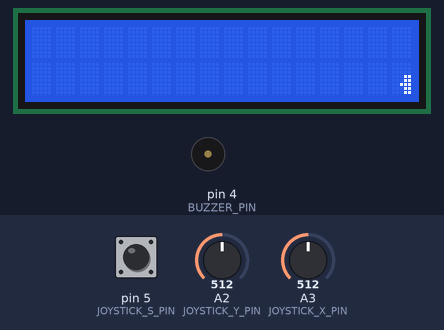
Bench run of a sketch on a simulated Arduino Uno, built with avr-gcc and run on an emulated ATmega328P. On the bench: 16×2 character LCD, buzzer (waves = sounding). The test bench sets the inputs (shaded band); at power-on: A3 (JOYSTICK_X_PIN) = 512, pin 5 (JOYSTICK_S_PIN) HIGH, A2 (JOYSTICK_Y_PIN) = 512. Random numbers use the default seed unless the sketch sets one; what the sketch prints to the serial monitor is not drawn.

Above: at 1.0 s.
1.1 s: A3 (JOYSTICK_X_PIN) set to 331
At 1.9 s:
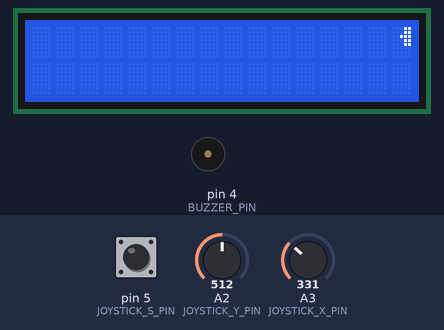
4.1 s: pin 5 (JOYSTICK_S_PIN) pulled LOW for 3.2 s
At 6.4 s:
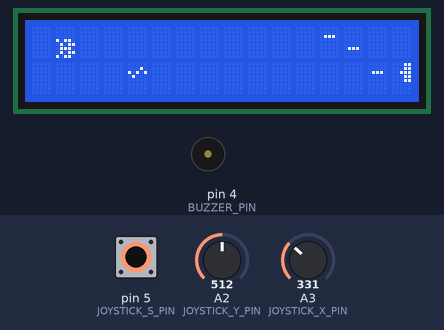
8.8 s: pin 5 (JOYSTICK_S_PIN) pulled LOW for 1 s
At 9.69 s:
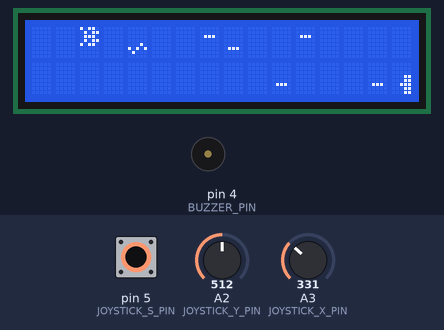
10.4 s: pin 5 (JOYSTICK_S_PIN) pulled LOW for 0.15 s
At 10.69 s:
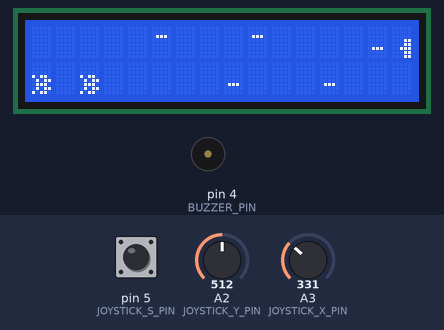
11.1 s: A3 (JOYSTICK_X_PIN) set to 354
At 12.29 s:
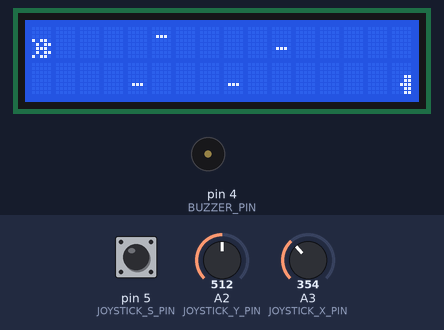
13.2 s: pin 5 (JOYSTICK_S_PIN) pulled LOW for 0.15 s
At 13.41 s:
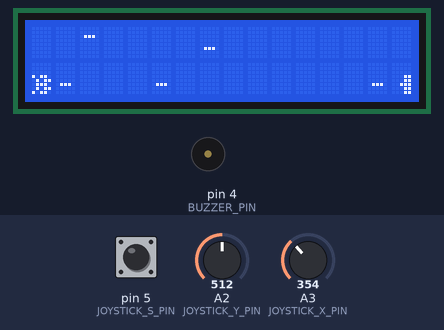
Timing chart, 0 to 16.2 s (numbered marks = the images above; inputs shaded):
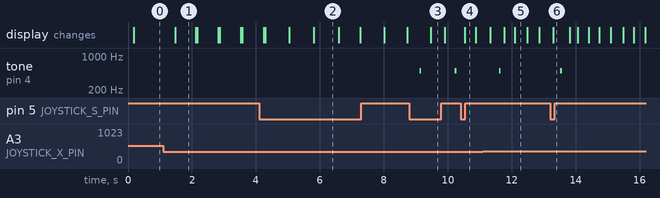

The sketch:

arduino-invaders-game.ino
```cpp
#define USE_I2C_LCD
#define BUZZER_PIN 4
#define JOYSTICK_X_PIN A3
#define JOYSTICK_Y_PIN A2
#define JOYSTICK_S_PIN 5
//#define AUTOPILOT

#ifndef USE_I2C_LCD
#include <LiquidCrystal.h>
const int rs = 12, en = 11, d4 = 5, d5 = 4, d6 = 3, d7 = 7;
LiquidCrystal lcd(rs, en, d4, d5, d6, d7);
#else
#include <LiquidCrystal_I2C.h>
LiquidCrystal_I2C lcd(0x27, 16, 2);
#endif

// directions
// LEFT and RIGHT are also used for shapes (ored with the type)
#define UP    0x10
#define DOWN  0x20
#define LEFT  0x00
#define RIGHT 0x04
#define NONE  0xff

void setup() {

  Serial.begin(9600);

#ifndef USE_I2C_LCD
  lcd.begin(16, 2);
#else
  lcd.init();
  lcd.backlight();
#endif

  pinMode(JOYSTICK_S_PIN, INPUT);
  digitalWrite(JOYSTICK_S_PIN, HIGH);

  start();

}

bool joystick_sw = false;
byte joystick_dir = NONE;
int joystick_x = 0;
int joystick_y = 0;

void check_joystick() {

  joystick_sw = digitalRead(JOYSTICK_S_PIN) == LOW;

  joystick_y = analogRead(JOYSTICK_Y_PIN);
  if (joystick_y < 341) {
    joystick_dir = DOWN;
  } else if (joystick_y > 682) {
    joystick_dir = UP;
  }

  joystick_x = analogRead(JOYSTICK_X_PIN);
  if (joystick_x < 341) {
    joystick_dir = LEFT;
  } else if (joystick_x > 682) {
    joystick_dir = RIGHT;
  }

  /*Serial.print("JOYSTICK: ");
    Serial.print(joystick_sw); Serial.print(" - ");
    Serial.print(joystick_x); Serial.print(" - ");
    Serial.println(joystick_y);*/

}

byte inv_left[8] = {0b00000,
                    0b00000,
                    0b00000,
                    0b10110,
                    0b01011,
                    0b01110,
                    0b01011,
                    0b10110};

byte inv_right[8] = {0b10110,
                     0b01011,
                     0b01110,
                     0b01011,
                     0b10110,
                     0b00000,
                     0b00000,
                     0b00000};

byte player_left[8] = {0b00000,
                       0b00000,
                       0b00000,
                       0b00011,
                       0b00011,
                       0b00111,
                       0b00011,
                       0b00011};

byte player_right[8] = {0b00011,
                        0b00011,
                        0b00111,
                        0b00011,
                        0b00011,
                        0b00000,
                        0b00000,
                        0b00000};

byte player_bullet_left[8] = {0b00000,
                              0b00000,
                              0b00000,
                              0b00000,
                              0b00000,
                              0b01110,
                              0b00000,
                              0b00000};

byte player_bullet_right[8] = {0b00000,
                               0b00000,
                               0b01110,
                               0b00000,
                               0b00000,
                               0b00000,
                               0b00000,
                               0b00000};

byte inv_bullet_left[8] = {0b00000,
                           0b00000,
                           0b00000,
                           0b00000,
                           0b00010,
                           0b10101,
                           0b01000,
                           0b00000};

byte inv_bullet_right[8] = {0b00000,
                            0b00010,
                            0b10101,
                            0b01000,
                            0b00000,
                            0b00000,
                            0b00000,
                            0b00000};

// types
#define PLR   0x0
#define ALN   0x1
#define PLR_B 0x2
#define ALN_B 0x3

// if types a and b are in fr and to
#define types_in(fr, to, a, b)                        \
  (((1 << fr) | (1 << to)) == ((1 << a) | (1 << b)))

// space dimensions
#define W 4
#define H 16

// helpers
#define type(thing)  thing.type & 0x3
#define shape(thing) thing.type & 0x4

typedef struct {
  byte type;
  byte speed;
  bool done;
} thing;

// game matrix
thing space[W][H];

// player i location
int player;

// measured by how many things the player killed
int score;

bool game_over;

// https://www.norwegiancreations.com/2017/09/arduino-tutorial-using-millis-instead-of-delay/
unsigned long time_now = 0;

void start() {
  lcd.createChar(ALN   | LEFT,  inv_left           );
  lcd.createChar(ALN   | RIGHT, inv_right          );
  lcd.createChar(PLR   | LEFT,  player_left        );
  lcd.createChar(PLR   | RIGHT, player_right       );
  lcd.createChar(PLR_B | LEFT,  player_bullet_left );
  lcd.createChar(PLR_B | RIGHT, player_bullet_right);
  lcd.createChar(ALN_B | LEFT,  inv_bullet_left    );
  lcd.createChar(ALN_B | RIGHT, inv_bullet_right   );

  reset();
  for (;;) game_loop();
}

void game_loop() {

  check_joystick();

  // main loop
  int period = 700 / log(M_E + score);
  if (millis() >= time_now + period) {
    time_now += period;

    int r;

    // move things
    for (int i = 0; i < W; ++i) {
      for (int j = 0; j < H; ++j) {
        if (!space[i][j].done) continue;
        if (space[i][j].type == ALN) {
          r = random() % 5;
          if (r < 1 && j + 1 < H && space[i][j + 1].type != ALN_B) {
            thing_move(i, j, DOWN);
          }
          r = random() % 3;
          if (r == 0) {
            thing_move(i, j, LEFT);
          } else if (r == 1) {
            thing_move(i, j, RIGHT);
          }
        } else if (space[i][j].type == ALN_B) {
          thing_move(i, j, DOWN);
        } else if (space[i][j].type == PLR_B) {
          thing_move(i, j, UP);
        }

        check_joystick();
      }
    }

    if (game_over) {
      clear();
      draw();
      lcd.setCursor(0, 0);
      lcd.print("GAME OVER!");
      lcd.setCursor(0, 1);
      lcd.print("SCORE: ");
      lcd.print(score);
      Serial.print("GAME OVER! SCORE: ");
      Serial.println(score);

      for (int i = 0; i < 3; ++i) {
        tone(BUZZER_PIN, 200);
        delay(100);
        noTone(BUZZER_PIN);
        delay(100);
      }

      delay(3000);
      reset();
      return;
    }

#ifdef AUTOPILOT
    // move player
    r = random() % 3;
    if (r == 0) {
      player = thing_move(player, H - 1, RIGHT);
    } else if (r == 1) {
      player = thing_move(player, H - 1, LEFT);
    }

    // fire
    r = random() % 10;
    if (r == 0) {
      space[player][H - 2].type = PLR_B;
    }
#else
    // move player
    if (joystick_dir == RIGHT) {
      player = thing_move(player, H - 1, RIGHT);
      joystick_dir = NONE;
    } else if (joystick_dir == LEFT) {
      player = thing_move(player, H - 1, LEFT);
      joystick_dir = NONE;
    }

    // fire
    if (joystick_sw) {
      space[player][H - 2].type = PLR_B;
      joystick_sw = false;
    }
#endif

    check_joystick();

    // make alien
    bool first_line_empty = true;
    for (int i = 0; i < W; ++i) {
      if (space[i][0].type != NONE) {
        first_line_empty = false;
      }
    }
    r = random() % 10;
    if (first_line_empty && r < W) {
      space[r][0].type = ALN;
    }

    check_joystick();

    // alien fire
    for (int i = 0; i < W; ++i) {
      for (int j = 0; j < H / 2; ++j) {
        if (space[i][j].type == ALN) {
          r = random() % 10;
          if (r == 0) {
            space[i][j + 1].type = ALN_B;
          }
        }
      }
    }

    check_joystick();

    draw();
  }

}

void clear() {
  for (int i = 0; i < W; ++i) {
    for (int j = 0; j < H; ++j) {
      space[i][j].type = NONE;
      space[i][j].done = true;
    }
  }
}

void printSerial() {
  for (int j = 0; j < H; ++j) {
    for (int i = 0; i < W; ++i) {
      switch (space[i][j].type) {
      case NONE:  Serial.print('.'); break;
      case PLR:   Serial.print('_'); break;
      case ALN:   Serial.print('#'); break;
      case PLR_B: Serial.print('^'); break;
      case ALN_B: Serial.print('!'); break;
      }
    }
    Serial.println();
  }
  Serial.println();
}

void draw() {
  int ci, cj, i, j;
  for (ci = 0; ci < H; ++ci) {
    for (cj = 0; cj < 2; ++cj) {
      lcd.setCursor(ci, cj);
      j = ci;

      if (cj == 1) {
        if (space[0][j].type == NONE && space[1][j].type == NONE) {
          lcd.write(' ');
        } else {
          i = 0;
          if (space[i][j].type != NONE)
            lcd.write(space[i][j].type | LEFT);
          i = 1;
          if (space[i][j].type != NONE)
            lcd.write(space[i][j].type | RIGHT);
        }
      } else {
        if (space[2][j].type == NONE && space[3][j].type == NONE) {
          lcd.write(' ');
        } else {
          i = 2;
          if (space[i][j].type != NONE)
            lcd.write(space[i][j].type | LEFT);
          i = 3;
          if (space[i][j].type != NONE)
            lcd.write(space[i][j].type | RIGHT);
        }
      }

    }
  }
  for (int i = 0; i < W; ++i) {
    for (int j = 0; j < H; ++j) {
      space[i][j].done = true;
    }
  }
  printSerial();
}

String type_str(byte t) {
  switch (t) {
  case NONE:  return "none";
  case PLR:   return "player";
  case ALN:   return "alien";
  case PLR_B: return "player's bullet";
  case ALN_B: return "alien's bullet";
  default:    return "unknown";
  }
}

int mod(int x, int N){
  return (x % N + N) % N;
}

int thing_move(int fr_i, int fr_j, int dir) {
  int to_i = fr_i, to_j = fr_j;
  switch (dir) {
  case UP:
    --to_j;
    break;
  case DOWN:
    ++to_j;
    break;
  case LEFT:
    to_i = mod(to_i - 1, W);
    break;
  case RIGHT:
    to_i = mod(to_i + 1, W);
    break;
  }

  byte fr_type = space[fr_i][fr_j].type;
  byte to_type = space[to_i][to_j].type;

  // goes outside
  if (to_j < 0 || to_j >= H) {
    space[fr_i][fr_j].type = NONE;
    space[fr_i][fr_j].done = false;
    Serial.print(type_str(fr_type));
    Serial.print(" moved outside to ");
    Serial.print(to_i); Serial.print(","); Serial.println(to_j);
    return -1;
  }

  // anything touches the player, game over
  if ((fr_type == PLR && to_type != NONE) ||
      (to_type == PLR && fr_type != NONE)) {
    // killer
    byte k_i, k_j, k_type;
    if (to_type == PLR) {
      k_i = fr_i, k_j = fr_j, k_type = fr_type;
    } else {
      k_i = to_i, k_j = to_j, k_type = to_type;
    }
    Serial.print(type_str(k_type)); Serial.print(" killed player at ");
    Serial.print(k_i); Serial.print(","); Serial.println(k_j);
    game_over = true;
    return -1;
  }

  // anything touches player's bullet dies
  if ((to_type == PLR_B && fr_type != NONE) ||
      (fr_type == PLR_B && to_type != NONE)) {
    // victim
    byte v_i, v_j, v_type;
    if (to_type == PLR_B) {
      v_i = fr_i, v_j = fr_j, v_type = fr_type;
    } else {
      v_i = to_i, v_j = to_j, v_type = to_type;
    }
    // kill it and remove the bullet too
    space[fr_i][fr_j].type = NONE;
    space[fr_i][fr_j].done = false;
    space[to_i][to_j].type = NONE;
    space[to_i][to_j].done = false;
    ++score;
    tone(BUZZER_PIN, 500);
    delay(50);
    noTone(BUZZER_PIN);
    delay(50);
    Serial.print("player killed "); Serial.print(type_str(v_type));
    Serial.print(" at ");           Serial.print(v_i);
    Serial.print(",");              Serial.println(v_j);
    return -1;
  }

  space[to_i][to_j] = space[fr_i][fr_j];
  int res = to_i;

  Serial.print("moved "); Serial.print(type_str(fr_type));
  Serial.print(" from "); Serial.print(fr_i);
  Serial.print(",");      Serial.print(fr_j);
  Serial.print(" to ");   Serial.print(to_i);
  Serial.print(",");      Serial.println(to_j);
  space[fr_i][fr_j].type = NONE;
  space[fr_i][fr_j].done = false;
  space[to_i][to_j].done = false;

  return res;
}

void reset() {
  clear();
  space[0][H - 1].type = PLR;
  player = 0;
  score = 0;
  game_over = false;
  draw();
}
```

Measured:
- the behaviour switches between 340 and 341 on A3 (JOYSTICK_X_PIN) (found by bisection; images 4 and 5)
- what the display in image 1 shows lasts 0.6 s, from 1.5 s to 2.1 s
- what the display in image 2 shows lasts 0.8 s, from 5.8 s to 6.6 s
